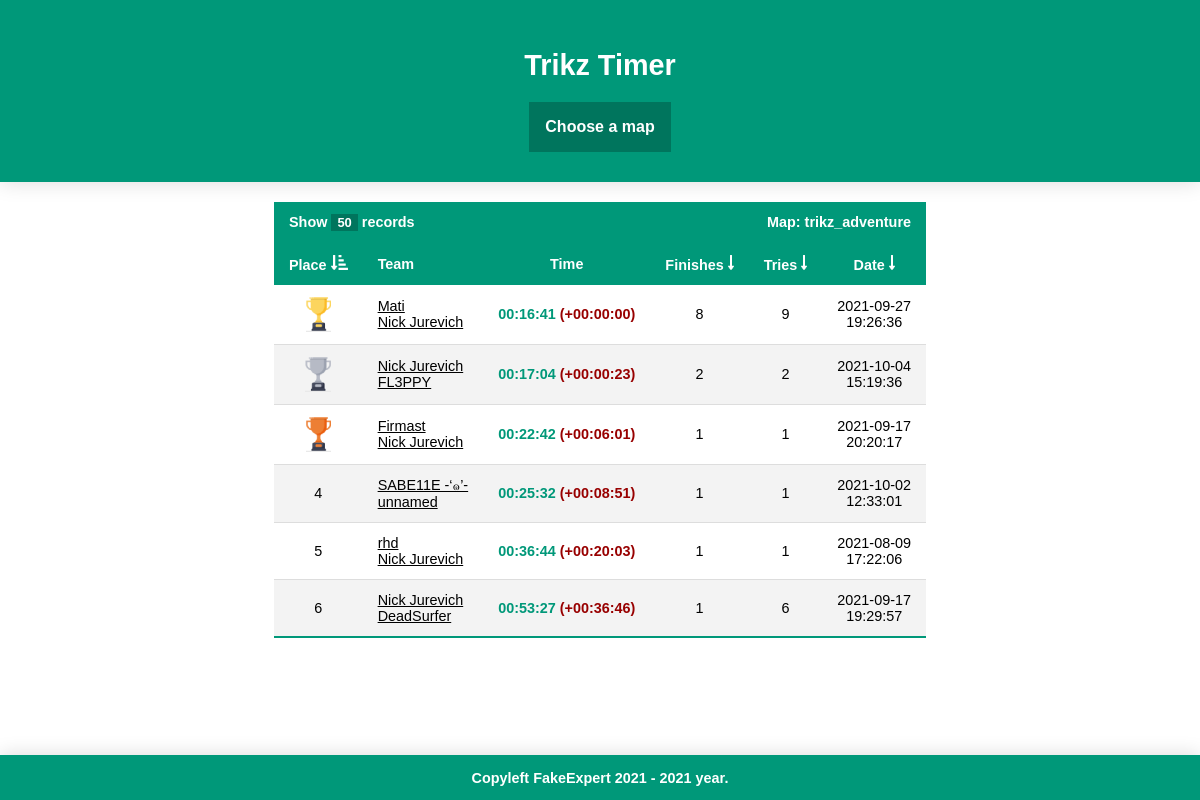
The page /?limit=50 on the database its author committed.
### tables this page shows
CREATE TABLE `records` (
  `id` int(11) NOT NULL AUTO_INCREMENT,
  `playerid` int(11) DEFAULT NULL,
  `partnerid` int(11) DEFAULT NULL,
  `time` float DEFAULT NULL,
  `finishes` int(11) DEFAULT NULL,
  `tries` int(11) DEFAULT NULL,
  `cp1` float DEFAULT NULL,
  `cp2` float DEFAULT NULL,
  `cp3` float DEFAULT NULL,
  `cp4` float DEFAULT NULL,
  `cp5` float DEFAULT NULL,
  `cp6` float DEFAULT NULL,
  `cp7` float DEFAULT NULL,
  `cp8` float DEFAULT NULL,
  `cp9` float DEFAULT NULL,
  `cp10` float DEFAULT NULL,
  `points` int(11) DEFAULT NULL,
  `map` varchar(192) DEFAULT NULL,
  `date` int(11) DEFAULT NULL,
  PRIMARY KEY (`id`)
);

CREATE TABLE `users` (
  `id` int(11) NOT NULL AUTO_INCREMENT,
  `username` varchar(64) DEFAULT NULL,
  `steamid` int(11) DEFAULT NULL,
  `geoipcode2` varchar(64) DEFAULT NULL,
  `firstjoin` int(11) DEFAULT NULL,
  `lastjoin` int(11) DEFAULT NULL,
  `points` int(11) DEFAULT NULL,
  PRIMARY KEY (`id`)
);

### web/index.php (the view, shortened to what this page needs)
<html>
<body>
	<div class=header><h1>Trikz Timer</h1>
	<?php
		$db = mysqli_connect('78.84.184.120','fakeexpert','','fakeexpert') or die ('Error connecting to MySQL server.');
		echo "<div class=dropdown><button onclick=myFunction() class=dropbtn>Choose a map</button><div id=myDropdown class=dropdown-content>";
		echo "</div></div>";
	?>
	</div>
	<div class=content>
	<table class=styled-table>
		<thead>
			<?php
				echo "<tr><th colspan=2>Show <div class=dropdownlimit><button onclick=myFunction() class=dropbtnlimit>$_GET[limit]</button> records<div id=myDropdownlimit class=dropdown-contentlimit><a href=?limit=10>10</a><a href=?limit=25>25</a><a href=?limit=50>50</a></div></div></th><th></th><th colspan=3 style=text-align:right>Map: $_SESSION[map]</th></tr>";
			?>
			<tr>
				<?php
					if(isset($_GET['sort']))
					{
						if($_GET['sort'] == 1)
							echo "<th><center>Place <a href=?start=$_GET[start]&sort=0><img src=/sort/sort-amount-down-solid_icon.png></a></center></th>";
						else if($_GET['sort'] == 0)
							echo "<th><center>Place <a href=?start=0&sort=1><img src=/sort/sort-amount-down-alt-solid_icon.png></a></center></th>";
						else
							echo "<th><center>Place <a href=?start=0&sort=1><img src=/sort/sort-amount-down_icon.png></a></center></th>";
					}
					else
						echo "<th><center>Place <a href=?start=0&sort=1><img src=/sort/sort-amount-down-alt-solid_icon.png></a></center></th>";
					echo "<th>Team</th>";
					echo "<th><center>Time</center></th>";
					if(isset($_GET['sort']))
					{
						if($_GET['sort'] == 3)
							echo "<th><center>Finishes <a href=?start=$_GET[start]&sort=2><img src=/sort/sort-amount-down-solid_icon.png></a></center></th>";
						else if($_GET['sort'] == 2)
							echo "<th><center>Finishes <a href=?start=$_GET[start]&sort=3><img src=/sort/sort-amount-down-alt-solid_icon.png></a></center></th>";
						else
							echo "<th><center>Finishes <a href=?start=0&sort=3><img src=/sort/sort-amount-down_icon.png></a></center></th>";
						if($_GET['sort'] == 5)
							echo "<th><center>Tries <a href=?start=$_GET[start]&sort=4><img src=/sort/sort-amount-down-solid_icon.png></a></center></th>";
						else if($_GET['sort'] == 4)
							echo "<th><center>Tries <a href=?start=$_GET[start]&sort=5><img src=/sort/sort-amount-down-alt-solid_icon.png></a></center></th>";
						else
							echo "<th><center>Tries <a href=?start=0&sort=5><img src=/sort/sort-amount-down_icon.png></a></center></th>";
						if($_GET['sort'] == 7)
							echo "<th><center>Date <a href=?start=$_GET[start]&sort=6><img src=/sort/sort-amount-down-solid_icon.png></a></center></th>";
						else if($_GET['sort'] == 6)
							echo "<th><center>Date <a href=?start=0&sort=7><img src=/sort/sort-amount-down-alt-solid_icon.png></a></center></th>";
						else
							echo "<th><center>Date <a href=?start=0&sort=7><img src=/sort/sort-amount-down_icon.png></a></center></th>";
					}
					else
					{
						echo "<th><center>Finishes <a href=?start=0&sort=3><img src=/sort/sort-amount-down_icon.png></a></center></th>";
						echo "<th><center>Tries <a href=?start=0&sort=5><img src=/sort/sort-amount-down_icon.png></a></center></th>";
						echo "<th><center>Date <a href=?start=0&sort=7><img src=/sort/sort-amount-down_icon.png></a></center></th>";
					}
				?>
			</tr>
		</thead>
			<tbody>
			<?php
				if(isset($_GET['start']))
					$start = (int) $_GET['start'];
				else
					$start = 0;
				if(isset($_GET['sort']))
					$sort = (int) $_GET['sort'];
				else
					$sort = 0;
				if(isset($_GET['limit']))
					$limit = (int) $_GET['limit'];
				else
					$limit = 10;
				$query0 = "SELECT COUNT(*) FROM records WHERE map = '$_SESSION[map]'";
				$getSR = "SELECT time FROM records WHERE map = '$_SESSION[map]' ORDER BY time LIMIT 1";
				$queryRank = "SELECT @rownum := @rownum + 1 as rank, p.id FROM (SELECT @rownum := 0) v, (SELECT * FROM records WHERE map = '$_SESSION[map]' GROUP BY id ORDER BY time) p";
				if($sort == 1)
					$query = "SELECT * FROM records WHERE map = '$_SESSION[map]' ORDER BY time DESC LIMIT $start, $limit";
				else if(!$sort)
					$query = "SELECT * FROM records WHERE map = '$_SESSION[map]' ORDER BY time LIMIT $start, $limit";
				mysqli_query($db, $queryRank) or die('Error querying database. [1rank]');
				mysqli_query($db, $query);
				mysqli_query($db, $getSR) or die('Error querying database. [getSR]');
				mysqli_query($db, $query0) or die('Error querying database. [2]');
				$result = mysqli_query($db, $query);
				$resultGetSR = mysqli_query($db, $getSR);
				$rowGetSR = mysqli_fetch_array($resultGetSR);
				$serverRecord = 0;
				while($row = mysqli_fetch_assoc($result))
				{
					$resultRank = mysqli_query($db, $queryRank);
					while($rank = mysqli_fetch_assoc($resultRank))
						if($rank['id'] == $row['id'])
							break;
					$query2 = "SELECT username FROM users WHERE steamid = $row[playerid]";
					mysqli_query($db, $query2) or die('Error querying in table. [3]');
					$result2 = mysqli_query($db, $query2);
					$row2 = mysqli_fetch_array($result2);
					$query3 = "SELECT username FROM users WHERE steamid = $row[partnerid]";
					mysqli_query($db, $query3) or die('Error querying in table. [4]');
					$result3 = mysqli_query($db, $query3);
					$row3 = mysqli_fetch_array($result3);
					$hours = floor($row['time'] / 3600);
					$mins = floor($row['time'] / 60 % 60);
					$secs = floor($row['time'] % 60);
					$time = sprintf("%02d:%02d:%02d", $hours, $mins, $secs);
					if(!$serverRecord)
						$serverRecord = $rowGetSR['time'];
					$timeDiff = $row['time'] - $serverRecord;
					$timeDiffHours = floor($timeDiff / 3600);
					$timeDiffMins = floor($timeDiff / 60 % 60);
					$timeDiffSecs = floor($timeDiff % 60);
					$timeDiffFormated = sprintf("%02d:%02d:%02d", $timeDiffHours, $timeDiffMins, $timeDiffSecs);
					$formatedDateYmd = date("Y-m-d", $row['date']);
					$formatedDateHis = date("H:i:s", $row['date']);
					$stamid64beforefirstuser = 76561197960265728;
					$player1steamid64 = $stamid64beforefirstuser + $row['playerid'];
					$player2steamid64 = $stamid64beforefirstuser + $row['partnerid'];
					if($rank['rank'] == 1)
						echo "<tr><td><center><img src=/topplace/gold_icon.png></center></td><td><a href=https://steamcommunity.com/profiles/$player1steamid64 target=_blank rel='noopener noreferrer' style=color:#000000>$row2[username]</a><br><a href=https://steamcommunity.com/profiles/$player2steamid64 target=_blank rel='noopener noreferrer' style=color:#000000>$row3[username]</a></td><td class=active-row><center>$time <font color=#980000>(+$timeDiffFormated)</font></center></td><td><center>$row[finishes]</center></td><td><center>$row[tries]</center></td><td><center>$formatedDateYmd<br>$formatedDateHis</center></td></tr>";
					else if($rank['rank'] == 2)
						echo "<tr><td><center><img src=/topplace/silver_icon.png></center></td><td><a href=https://steamcommunity.com/profiles/$player1steamid64 target=_blank rel='noopener noreferrer' style=color:#000000>$row2[username]</a><br><a href=https://steamcommunity.com/profiles/$player2steamid64 target=_blank rel='noopener noreferrer' style=color:#000000>$row3[username]</a></td><td class=active-row><center>$time <font color=#980000>(+$timeDiffFormated)</font></center></td><td><center>$row[finishes]</center></td><td><center>$row[tries]</center></td><td><center>$formatedDateYmd<br>$formatedDateHis</center></td></tr>";
					else if($rank['rank'] == 3)
						echo "<tr><td><center><img src=/topplace/bronze_icon.png></center></td><td><a href=https://steamcommunity.com/profiles/$player1steamid64 target=_blank rel='noopener noreferrer' style=color:#000000>$row2[username]</a><br><a href=https://steamcommunity.com/profiles/$player2steamid64 target=_blank rel='noopener noreferrer' style=color:#000000>$row3[username]</a></td><td class=active-row><center>$time <font color=#980000>(+$timeDiffFormated)</font></center></td><td><center>$row[finishes]</center></td><td><center>$row[tries]</center></td><td><center>$formatedDateYmd<br>$formatedDateHis</center></td></tr>";
					else
						echo "<tr><td><center>$rank[rank]</center></td><td><a href=https://steamcommunity.com/profiles/$player1steamid64 target=_blank rel='noopener noreferrer' style=color:#000000>$row2[username]</a><br><a href=https://steamcommunity.com/profiles/$player2steamid64 target=_blank rel='noopener noreferrer' style=color:#000000>$row3[username]</a></td><td class=active-row><center>$time <font color=#980000>(+$timeDiffFormated)</font></center></td><td><center>$row[finishes]</center></td><td><center>$row[tries]</center></td><td><center>$formatedDateYmd<br>$formatedDateHis</center></td></tr>";
				}
			?>
		</tbody>
	</table>
	</div>
	<div class=footer>
		<?php
			$year = date("Y");
			echo "<p>Copyleft FakeExpert 2021 - $year year.</p>";
		?>
	</div>
</body>
</html>

### web/index.php (style rules this page uses)
.styled-table { border-collapse: collapse; font-size: 0.9em; font-family: sans-serif; min-width: 64px; margin-left: auto; margin-right: auto; }
.styled-table thead tr { background-color: #009879; color: #ffffff; text-align: left; }
.styled-table th, .styled-table td { text-align: left; padding: 12px 15px; }
.styled-table tbody tr { background-color: #ffffff; border-bottom: 1px solid #dddddd; }
.styled-table tbody tr:nth-of-type(even) { background-color: #f3f3f3; }
.styled-table tbody tr:last-of-type { border-bottom: 2px solid #009879; }
.styled-table tbody td.active-row { font-weight: bold; color: #009879; }
body { margin: 0; background-color: #ffffff; }
.header { padding: 30px; text-align: center; background: #009879; color: white; font-size: 15px; font-weight: bold; font-size: 0.9em; font-family: sans-serif; box-shadow: 0 0 20px rgba(0, 0, 0, 0.15); }
.content { padding-top: 20px; padding-bottom: 60px; }
.footer { position: fixed; left: 0; bottom: 0; width: 100%; background-color: #009879; color: white; text-align: center; font-size: 0.9em; font-family: sans-serif; font-weight: bold; box-shadow: 0 0 20px rgba(0, 0, 0, 0.15); }
.dropbtn { background-color: #00755D; color: white; padding: 16px; font-size: 16px; border: none; cursor: pointer; font-family: sans-serif; font-weight: bold; }
.dropdown { position: relative; display: inline-block; }
.dropbtnlimit { background-color: #00755D; color: white; font-size: 0.9em; border: none; cursor: pointer; font-family: sans-serif; font-weight: bold; }
.dropdownlimit { position: relative; display: inline-block; }

### rows shown on the page
records: users.username "Mati", users.username "Nick Jurevich", time "00:16:41", time "00:00:00", finishes "8", tries "9", date "2021-09-27", date "19:26:36"
records: users.username "Nick Jurevich", users.username "FL3PPY", time "00:17:04", timeDiffFormated "00:00:23", finishes "2", tries "2", date "2021-10-04", date "15:19:36"
records: users.username "Firmast", users.username "Nick Jurevich", time "00:22:42", timeDiffFormated "00:06:01", finishes "1", tries "1", date "2021-09-17", date "20:20:17"
records: rank "4", users.username "SABE11E -‘๑’-", users.username "unnamed", time "00:25:32", timeDiffFormated "00:08:51", finishes "1", tries "1", date "2021-10-02", date "12:33:01"
records: rank "5", users.username "rhd", users.username "Nick Jurevich", time "00:36:44", timeDiffFormated "00:20:03", finishes "1", tries "1", date "2021-08-09", date "17:22:06"
records: rank "6", users.username "Nick Jurevich", users.username "DeadSurfer", time "00:53:27", timeDiffFormated "00:36:46", finishes "1", tries "6", date "2021-09-17", date "19:29:57"

### other values the page prints
$_GET[limit] "50"
$_SESSION[map] "trikz_adventure"
